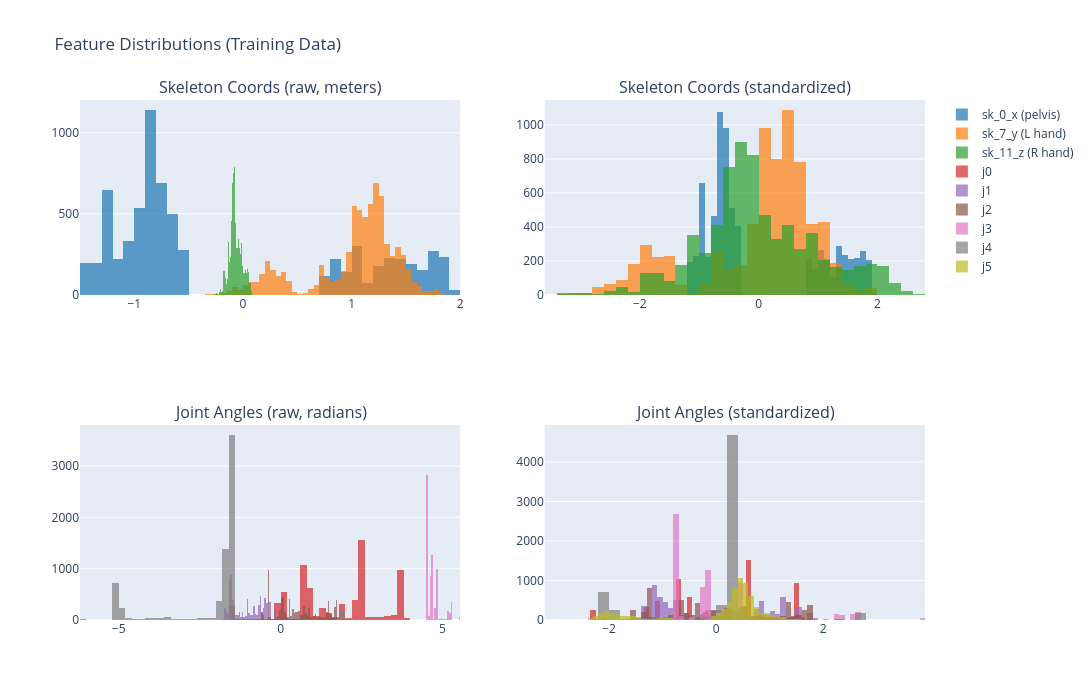

The code cell stored with this chart in its notebook:
### Markdown cell above
### 4.1 Visualize Feature Distributions

### Code cell
# Visualize skeleton and joint distributions before/after standardization

# Gather all training frames
all_train_skeleton = np.concatenate([episode_data_raw[ep.episode_id]['skeleton'] for ep in splits['train']])
all_train_joints = np.concatenate([episode_data_raw[ep.episode_id]['joints'] for ep in splits['train']])

# Standardize
all_train_skeleton_normed, all_train_joints_normed = apply_normalization(
    all_train_skeleton, all_train_joints, norm_stats
)

fig = make_subplots(
    rows=2, cols=2,
    subplot_titles=(
        'Skeleton Coords (raw, meters)',
        'Skeleton Coords (standardized)',
        'Joint Angles (raw, radians)',
        'Joint Angles (standardized)',
    )
)

# Skeleton raw - sample 3 representative features
sk_labels = ['sk_0_x (pelvis)', 'sk_7_y (L hand)', 'sk_11_z (R hand)']
sk_indices = [0, 22, 35]  # sk_0_x, sk_7_y, sk_11_z
colors = ['#1f77b4', '#ff7f0e', '#2ca02c']

for i, (idx, label) in enumerate(zip(sk_indices, sk_labels)):
    fig.add_trace(go.Histogram(x=all_train_skeleton[:, idx], name=label, marker_color=colors[i],
                               opacity=0.7, nbinsx=50, showlegend=True), row=1, col=1)
    fig.add_trace(go.Histogram(x=all_train_skeleton_normed[:, idx], name=label + ' (std)', marker_color=colors[i],
                               opacity=0.7, nbinsx=50, showlegend=False), row=1, col=2)

# Joints raw
joint_colors = ['#d62728', '#9467bd', '#8c564b', '#e377c2', '#7f7f7f', '#bcbd22']
for j in range(6):
    fig.add_trace(go.Histogram(x=all_train_joints[:, j], name=f'j{j}', marker_color=joint_colors[j],
                               opacity=0.7, nbinsx=50, showlegend=True), row=2, col=1)
    fig.add_trace(go.Histogram(x=all_train_joints_normed[:, j], name=f'j{j} (std)', marker_color=joint_colors[j],
                               opacity=0.7, nbinsx=50, showlegend=False), row=2, col=2)

fig.update_layout(height=700, width=1200, title_text='Feature Distributions (Training Data)',
                  barmode='overlay')
fig.show()

print('Standardized features should be approximately centered at 0 with unit variance.')

### Figure 1 — Plotly figure (JSON) as saved in the notebook; plotly's stock layout.template omitted (floating-point values rounded to 4 significant figures; data arrays with more than 128 entries replaced by an {"elided": "..."} marker saying what was removed)
{"data": [{"marker": {"color": "#1f77b4"}, "name": "sk_0_x (pelvis)", "nbinsx": 50, "opacity": 0.7, "showlegend": true, "type": "histogram", "x": {"elided": "7119 float values"}, "xaxis": "x", "yaxis": "y"}, {"marker": {"color": "#1f77b4"}, "name": "sk_0_x (pelvis) (std)", "nbinsx": 50, "opacity": 0.7, "showlegend": false, "type": "histogram", "x": {"elided": "7119 float values"}, "xaxis": "x2", "yaxis": "y2"}, {"marker": {"color": "#ff7f0e"}, "name": "sk_7_y (L hand)", "nbinsx": 50, "opacity": 0.7, "showlegend": true, "type": "histogram", "x": {"elided": "7119 float values"}, "xaxis": "x", "yaxis": "y"}, {"marker": {"color": "#ff7f0e"}, "name": "sk_7_y (L hand) (std)", "nbinsx": 50, "opacity": 0.7, "showlegend": false, "type": "histogram", "x": {"elided": "7119 float values"}, "xaxis": "x2", "yaxis": "y2"}, {"marker": {"color": "#2ca02c"}, "name": "sk_11_z (R hand)", "nbinsx": 50, "opacity": 0.7, "showlegend": true, "type": "histogram", "x": {"elided": "7119 float values"}, "xaxis": "x", "yaxis": "y"}, {"marker": {"color": "#2ca02c"}, "name": "sk_11_z (R hand) (std)", "nbinsx": 50, "opacity": 0.7, "showlegend": false, "type": "histogram", "x": {"elided": "7119 float values"}, "xaxis": "x2", "yaxis": "y2"}, {"marker": {"color": "#d62728"}, "name": "j0", "nbinsx": 50, "opacity": 0.7, "showlegend": true, "type": "histogram", "x": {"elided": "7119 float values"}, "xaxis": "x3", "yaxis": "y3"}, {"marker": {"color": "#d62728"}, "name": "j0 (std)", "nbinsx": 50, "opacity": 0.7, "showlegend": false, "type": "histogram", "x": {"elided": "7119 float values"}, "xaxis": "x4", "yaxis": "y4"}, {"marker": {"color": "#9467bd"}, "name": "j1", "nbinsx": 50, "opacity": 0.7, "showlegend": true, "type": "histogram", "x": {"elided": "7119 float values"}, "xaxis": "x3", "yaxis": "y3"}, {"marker": {"color": "#9467bd"}, "name": "j1 (std)", "nbinsx": 50, "opacity": 0.7, "showlegend": false, "type": "histogram", "x": {"elided": "7119 float values"}, "xaxis": "x4", "yaxis": "y4"}, {"marker": {"color": "#8c564b"}, "name": "j2", "nbinsx": 50, "opacity": 0.7, "showlegend": true, "type": "histogram", "x": {"elided": "7119 float values"}, "xaxis": "x3", "yaxis": "y3"}, {"marker": {"color": "#8c564b"}, "name": "j2 (std)", "nbinsx": 50, "opacity": 0.7, "showlegend": false, "type": "histogram", "x": {"elided": "7119 float values"}, "xaxis": "x4", "yaxis": "y4"}, {"marker": {"color": "#e377c2"}, "name": "j3", "nbinsx": 50, "opacity": 0.7, "showlegend": true, "type": "histogram", "x": {"elided": "7119 float values"}, "xaxis": "x3", "yaxis": "y3"}, {"marker": {"color": "#e377c2"}, "name": "j3 (std)", "nbinsx": 50, "opacity": 0.7, "showlegend": false, "type": "histogram", "x": {"elided": "7119 float values"}, "xaxis": "x4", "yaxis": "y4"}, {"marker": {"color": "#7f7f7f"}, "name": "j4", "nbinsx": 50, "opacity": 0.7, "showlegend": true, "type": "histogram", "x": {"elided": "7119 float values"}, "xaxis": "x3", "yaxis": "y3"}, {"marker": {"color": "#7f7f7f"}, "name": "j4 (std)", "nbinsx": 50, "opacity": 0.7, "showlegend": false, "type": "histogram", "x": {"elided": "7119 float values"}, "xaxis": "x4", "yaxis": "y4"}, {"marker": {"color": "#bcbd22"}, "name": "j5", "nbinsx": 50, "opacity": 0.7, "showlegend": true, "type": "histogram", "x": {"elided": "7119 float values"}, "xaxis": "x3", "yaxis": "y3"}, {"marker": {"color": "#bcbd22"}, "name": "j5 (std)", "nbinsx": 50, "opacity": 0.7, "showlegend": false, "type": "histogram", "x": {"elided": "7119 float values"}, "xaxis": "x4", "yaxis": "y4"}], "layout": {"annotations": [{"font": {"size": 16}, "showarrow": false, "text": "Skeleton Coords (raw, meters)", "x": 0.225, "xanchor": "center", "xref": "paper", "y": 1, "yanchor": "bottom", "yref": "paper"}, {"font": {"size": 16}, "showarrow": false, "text": "Skeleton Coords (standardized)", "x": 0.775, "xanchor": "center", "xref": "paper", "y": 1, "yanchor": "bottom", "yref": "paper"}, {"font": {"size": 16}, "showarrow": false, "text": "Joint Angles (raw, radians)", "x": 0.225, "xanchor": "center", "xref": "paper", "y": 0.375, "yanchor": "bottom", "yref": "paper"}, {"font": {"size": 16}, "showarrow": false, "text": "Joint Angles (standardized)", "x": 0.775, "xanchor": "center", "xref": "paper", "y": 0.375, "yanchor": "bottom", "yref": "paper"}], "barmode": "overlay", "height": 700, "title": {"text": "Feature Distributions (Training Data)"}, "width": 1200, "xaxis": {"anchor": "y", "autorange": true, "domain": [0, 0.45], "range": [-1.5, 2.0], "type": "linear"}, "xaxis2": {"anchor": "y2", "autorange": true, "domain": [0.55, 1], "range": [-3.6, 2.8], "type": "linear"}, "xaxis3": {"anchor": "y3", "autorange": true, "domain": [0, 0.45], "range": [-6.2, 5.55], "type": "linear"}, "xaxis4": {"anchor": "y4", "autorange": true, "domain": [0.55, 1], "range": [-3.2, 3.9], "type": "linear"}, "yaxis": {"anchor": "x", "autorange": true, "domain": [0.625, 1], "range": [0, 1202.0]}, "yaxis2": {"anchor": "x2", "autorange": true, "domain": [0.625, 1], "range": [0, 1146.0]}, "yaxis3": {"anchor": "x3", "autorange": true, "domain": [0, 0.375], "range": [0, 3799.0]}, "yaxis4": {"anchor": "x4", "autorange": true, "domain": [0, 0.375], "range": [0, 4937.0]}}}
